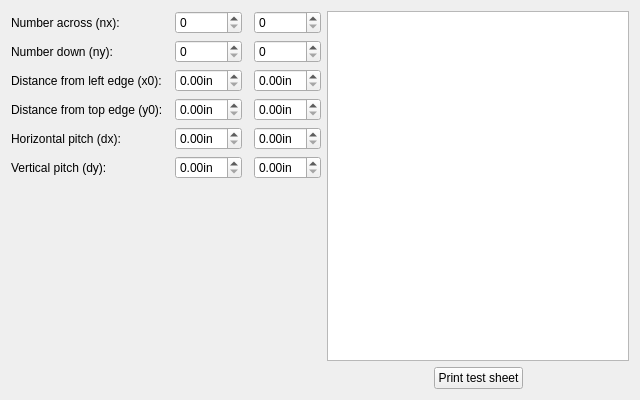
<?xml version="1.0" encoding="UTF-8"?>
<ui version="4.0">
 <class>TemplateDesignerTwoLayoutPage</class>
 <widget class="QWidget" name="TemplateDesignerTwoLayoutPage">
  <property name="geometry">
   <rect>
    <x>0</x>
    <y>0</y>
    <width>640</width>
    <height>400</height>
   </rect>
  </property>
  <property name="sizePolicy">
   <sizepolicy hsizetype="Minimum" vsizetype="Minimum">
    <horstretch>0</horstretch>
    <verstretch>0</verstretch>
   </sizepolicy>
  </property>
  <property name="minimumSize">
   <size>
    <width>640</width>
    <height>400</height>
   </size>
  </property>
  <property name="windowTitle">
   <string notr="true">Form</string>
  </property>
  <layout class="QGridLayout" name="gridLayout_2">
   <item row="0" column="0">
    <layout class="QGridLayout" name="gridLayout">
     <property name="horizontalSpacing">
      <number>12</number>
     </property>
     <item row="2" column="0">
      <widget class="QLabel" name="label_3">
       <property name="text">
        <string>Distance from left edge (x0):</string>
       </property>
      </widget>
     </item>
     <item row="1" column="1">
      <widget class="QSpinBox" name="nySpin1"/>
     </item>
     <item row="5" column="1">
      <widget class="QDoubleSpinBox" name="dySpin1">
       <property name="accelerated">
        <bool>true</bool>
       </property>
       <property name="suffix">
        <string notr="true">in</string>
       </property>
      </widget>
     </item>
     <item row="1" column="0">
      <widget class="QLabel" name="label_2">
       <property name="text">
        <string>Number down (ny):</string>
       </property>
      </widget>
     </item>
     <item row="3" column="1">
      <widget class="QDoubleSpinBox" name="y0Spin1">
       <property name="accelerated">
        <bool>true</bool>
       </property>
       <property name="suffix">
        <string notr="true">in</string>
       </property>
      </widget>
     </item>
     <item row="3" column="0">
      <widget class="QLabel" name="label_4">
       <property name="text">
        <string>Distance from top edge (y0):</string>
       </property>
      </widget>
     </item>
     <item row="4" column="1">
      <widget class="QDoubleSpinBox" name="dxSpin1">
       <property name="accelerated">
        <bool>true</bool>
       </property>
       <property name="suffix">
        <string notr="true">in</string>
       </property>
      </widget>
     </item>
     <item row="0" column="1">
      <widget class="QSpinBox" name="nxSpin1"/>
     </item>
     <item row="0" column="0">
      <widget class="QLabel" name="label">
       <property name="text">
        <string>Number across (nx):</string>
       </property>
      </widget>
     </item>
     <item row="4" column="0">
      <widget class="QLabel" name="label_5">
       <property name="text">
        <string>Horizontal pitch (dx):</string>
       </property>
      </widget>
     </item>
     <item row="2" column="1">
      <widget class="QDoubleSpinBox" name="x0Spin1">
       <property name="accelerated">
        <bool>true</bool>
       </property>
       <property name="suffix">
        <string notr="true">in</string>
       </property>
      </widget>
     </item>
     <item row="5" column="0">
      <widget class="QLabel" name="label_6">
       <property name="text">
        <string>Vertical pitch (dy):</string>
       </property>
      </widget>
     </item>
     <item row="0" column="2">
      <widget class="QSpinBox" name="nxSpin2"/>
     </item>
     <item row="1" column="2">
      <widget class="QSpinBox" name="nySpin2"/>
     </item>
     <item row="2" column="2">
      <widget class="QDoubleSpinBox" name="x0Spin2">
       <property name="accelerated">
        <bool>true</bool>
       </property>
       <property name="suffix">
        <string notr="true">in</string>
       </property>
      </widget>
     </item>
     <item row="3" column="2">
      <widget class="QDoubleSpinBox" name="y0Spin2">
       <property name="accelerated">
        <bool>true</bool>
       </property>
       <property name="suffix">
        <string notr="true">in</string>
       </property>
      </widget>
     </item>
     <item row="4" column="2">
      <widget class="QDoubleSpinBox" name="dxSpin2">
       <property name="accelerated">
        <bool>true</bool>
       </property>
       <property name="suffix">
        <string notr="true">in</string>
       </property>
      </widget>
     </item>
     <item row="5" column="2">
      <widget class="QDoubleSpinBox" name="dySpin2">
       <property name="accelerated">
        <bool>true</bool>
       </property>
       <property name="suffix">
        <string notr="true">in</string>
       </property>
      </widget>
     </item>
    </layout>
   </item>
   <item row="0" column="1" rowspan="2">
    <layout class="QVBoxLayout" name="verticalLayout">
     <item>
      <widget class="glabels::SimplePreview" name="preview"/>
     </item>
     <item>
      <layout class="QHBoxLayout" name="horizontalLayout">
       <item>
        <spacer name="horizontalSpacer">
         <property name="orientation">
          <enum>Qt::Horizontal</enum>
         </property>
         <property name="sizeHint" stdset="0">
          <size>
           <width>40</width>
           <height>20</height>
          </size>
         </property>
        </spacer>
       </item>
       <item>
        <widget class="QPushButton" name="printButton">
         <property name="sizePolicy">
          <sizepolicy hsizetype="Minimum" vsizetype="Fixed">
           <horstretch>0</horstretch>
           <verstretch>0</verstretch>
          </sizepolicy>
         </property>
         <property name="text">
          <string>Print test sheet</string>
         </property>
         <property name="icon">
          <iconset theme="glabels-print"/>
         </property>
         <property name="iconSize">
          <size>
           <width>32</width>
           <height>32</height>
          </size>
         </property>
        </widget>
       </item>
       <item>
        <spacer name="horizontalSpacer_2">
         <property name="orientation">
          <enum>Qt::Horizontal</enum>
         </property>
         <property name="sizeHint" stdset="0">
          <size>
           <width>40</width>
           <height>20</height>
          </size>
         </property>
        </spacer>
       </item>
      </layout>
     </item>
    </layout>
   </item>
   <item row="1" column="0">
    <spacer name="verticalSpacer">
     <property name="orientation">
      <enum>Qt::Vertical</enum>
     </property>
     <property name="sizeHint" stdset="0">
      <size>
       <width>20</width>
       <height>133</height>
      </size>
     </property>
    </spacer>
   </item>
  </layout>
 </widget>
 <customwidgets>
  <customwidget>
   <class>glabels::SimplePreview</class>
   <extends>QGraphicsView</extends>
   <header>SimplePreview.hpp</header>
  </customwidget>
 </customwidgets>
 <resources>
  <include location="../icons.qrc"/>
 </resources>
 <connections/>
</ui>
